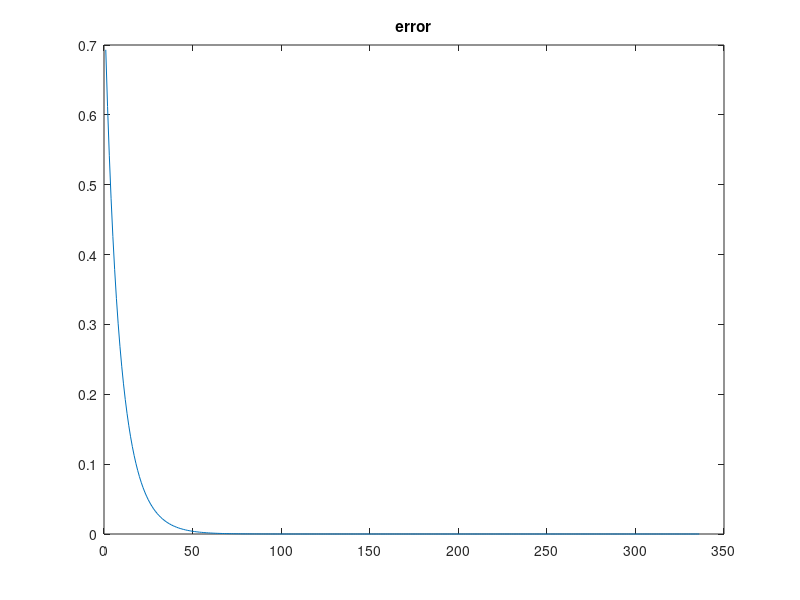

Write the MATLAB code that produced this figure.
clc
clear
close all
parameters=xlsread('train_logi.csv');
target=parameters(:,14);
m=length(parameters);

p1=parameters(:,1:13);
p2=parameters(:,1:13).^2;
p=[ones(m,1) p1 p2];
 
 n=length(p(1,:));
 theta=zeros(n,1);
 for w=2:n
    if max(abs(p(:,w)))~=0
    p(:,w)=(p(:,w)-mean((p(:,w))))./std(p(:,w));
    end
end
 alpha=0.1;
 iter=1;
 error(iter)=-(1/(m))*sum((target.*log(1./(1+exp(p*(-theta)))))+((1-target).*log(1./(1+exp(p*(-theta))))));
 converged=0;
 while (converged~=1)
     theta=theta-(alpha/m)*p'*(((log(1./(1+exp(p*(-theta)))))-target));
     iter=iter+1;
     error(iter)=-(1/(m))*sum((target.*log(1./(1+exp(p*(-theta)))))+((1-target).*log(1./(1+exp(p*(-theta))))));
    
      if error(iter-1)-error(iter)<0
          
    break
end 
q=(error(iter-1)-error(iter))./error(iter-1);
if q <.000001;
    converged=1;
end
  
 end
 iter=1:iter;
 figure();
 plot(iter,error);
 title('error');
 %testing
 parameters_test=xlsread('test_logi.csv');
target_test=parameters_test(:,14);
m_test=length(parameters_test);

p1_test=parameters_test(:,1:13);
p2_test=parameters_test(:,1:13).^2;
p_test=[ones(m_test,1) p1_test p2_test];
 
 n=length(p_test(1,:));
 for w=2:n
    if max(abs(p_test(:,w)))~=0
    p_test(:,w)=(p_test(:,w)-mean((p_test(:,w))))./std(p_test(:,w));
    end
 end
 error_test=-(1/(m_test))*sum((target_test.*log(1./(1+exp(p_test*(-theta)))))+((1-target_test).*log(1./(1+exp(p_test*(-theta))))));